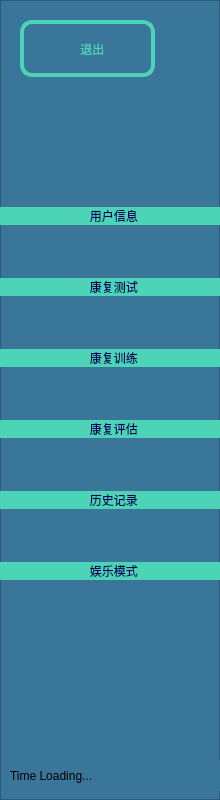
   <widget class="QFrame" name="frame_2">
    <property name="geometry">
     <rect>
      <x>0</x>
      <y>0</y>
      <width>220</width>
      <height>800</height>
     </rect>
    </property>
    <property name="styleSheet">
     <string notr="true">QFrame{
	background-color: rgb(57, 118, 153);



}
QPushButton{
background-color: rgb(77, 212, 183);
border-radius:12px;
	font: 20pt &quot;黑体&quot;;
	color: rgb(0, 0, 90);
}
QPushButton:pressed{
background-color: rgb(255, 85, 0);
border-style:inset;
font-style:MingLiU-ExtB;
}
</string>
    </property>
    <property name="frameShape">
     <enum>QFrame::StyledPanel</enum>
    </property>
    <property name="frameShadow">
     <enum>QFrame::Raised</enum>
    </property>
    <widget class="QWidget" name="verticalLayoutWidget">
     <property name="geometry">
      <rect>
       <x>0</x>
       <y>160</y>
       <width>221</width>
       <height>471</height>
      </rect>
     </property>
     <layout class="QVBoxLayout" name="verticalLayout">
      <item>
       <widget class="New_Button" name="nbt1">
        <property name="styleSheet">
         <string notr="true"/>
        </property>
        <property name="text">
         <string>  用户信息</string>
        </property>
       </widget>
      </item>
      <item>
       <widget class="New_Button" name="nbt2">
        <property name="styleSheet">
         <string notr="true"/>
        </property>
        <property name="text">
         <string>  康复测试</string>
        </property>
       </widget>
      </item>
      <item>
       <widget class="New_Button" name="nbt3">
        <property name="styleSheet">
         <string notr="true"/>
        </property>
        <property name="text">
         <string>  康复训练</string>
        </property>
       </widget>
      </item>
      <item>
       <widget class="New_Button" name="nbt6">
        <property name="text">
         <string>  康复评估</string>
        </property>
       </widget>
      </item>
      <item>
       <widget class="New_Button" name="nbt4">
        <property name="styleSheet">
         <string notr="true"/>
        </property>
        <property name="text">
         <string>  历史记录</string>
        </property>
       </widget>
      </item>
      <item>
       <widget class="New_Button" name="nbt5">
        <property name="text">
         <string>  娱乐模式</string>
        </property>
       </widget>
      </item>
     </layout>
    </widget>
    <widget class="QLabel" name="label">
     <property name="geometry">
      <rect>
       <x>10</x>
       <y>760</y>
       <width>211</width>
       <height>31</height>
      </rect>
     </property>
     <property name="styleSheet">
      <string notr="true">font: 18pt &quot;Times New Roman&quot;;</string>
     </property>
     <property name="text">
      <string>Time Loading...</string>
     </property>
    </widget>
    <widget class="QPushButton" name="pushButton_7">
     <property name="geometry">
      <rect>
       <x>20</x>
       <y>20</y>
       <width>135</width>
       <height>57</height>
      </rect>
     </property>
     <property name="styleSheet">
      <string notr="true">#pushButton_7{

background-color: rgb(57, 118, 153);
border-style:solid;
color: rgb(77, 212, 183);
border-color: rgb(77, 212, 183);
border-width:4px;
font: 28pt &quot;华光琥珀_CNKI&quot;;
}
#pushButton_7:pressed
{
color: rgb(57, 118, 153);
background-color: rgb(77, 212, 183);

}
</string>
     </property>
     <property name="text">
      <string>   退出</string>
     </property>
    </widget>
    <widget class="QLabel" name="label_26">
     <property name="geometry">
      <rect>
       <x>30</x>
       <y>30</y>
       <width>40</width>
       <height>40</height>
      </rect>
     </property>
     <property name="styleSheet">
      <string notr="true">
color: rgb(77, 212, 183);</string>
     </property>
     <property name="text">
      <string/>
     </property>
    </widget>
   </widget>
